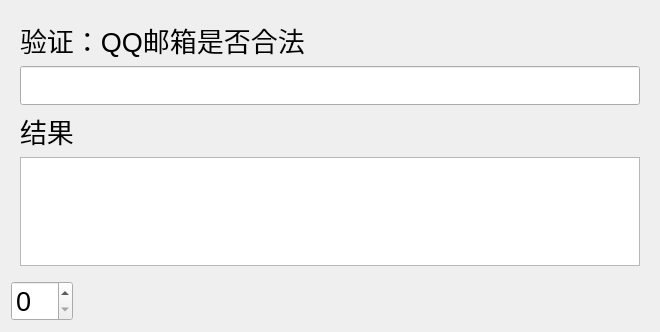
<?xml version="1.0" encoding="UTF-8"?>
<ui version="4.0">
 <class>Widget</class>
 <widget class="QWidget" name="Widget">
  <property name="geometry">
   <rect>
    <x>0</x>
    <y>0</y>
    <width>660</width>
    <height>320</height>
   </rect>
  </property>
  <property name="font">
   <font>
    <pointsize>20</pointsize>
   </font>
  </property>
  <property name="windowTitle">
   <string>Widget</string>
  </property>
  <layout class="QGridLayout" name="gridLayout">
   <item row="0" column="1" colspan="2">
    <widget class="QStackedWidget" name="stackedWidget">
     <widget class="QWidget" name="page1">
      <layout class="QVBoxLayout" name="verticalLayout">
       <item>
        <widget class="QLabel" name="label">
         <property name="text">
          <string>验证：QQ邮箱是否合法</string>
         </property>
        </widget>
       </item>
       <item>
        <widget class="QLineEdit" name="qqmail_input"/>
       </item>
       <item>
        <widget class="QLabel" name="label_2">
         <property name="text">
          <string>结果</string>
         </property>
        </widget>
       </item>
       <item>
        <widget class="QTextBrowser" name="qqmail_output"/>
       </item>
      </layout>
     </widget>
     <widget class="QWidget" name="page2">
      <layout class="QVBoxLayout" name="verticalLayout_2">
       <item>
        <widget class="QLabel" name="label_3">
         <property name="text">
          <string>从身份证获取出生年日和星座</string>
         </property>
        </widget>
       </item>
       <item>
        <widget class="QLineEdit" name="id_input"/>
       </item>
       <item>
        <widget class="QLabel" name="label_4">
         <property name="text">
          <string>结果</string>
         </property>
        </widget>
       </item>
       <item>
        <widget class="QTextBrowser" name="id_output"/>
       </item>
      </layout>
     </widget>
     <widget class="QWidget" name="page3">
      <layout class="QVBoxLayout" name="verticalLayout_3">
       <item>
        <widget class="QLabel" name="label_5">
         <property name="text">
          <string>去重文字</string>
         </property>
        </widget>
       </item>
       <item>
        <widget class="QTextEdit" name="textEdit"/>
       </item>
       <item>
        <widget class="QPushButton" name="run">
         <property name="text">
          <string>运行</string>
         </property>
        </widget>
       </item>
       <item>
        <widget class="QTextBrowser" name="text_result"/>
       </item>
      </layout>
     </widget>
    </widget>
   </item>
   <item row="1" column="1">
    <widget class="QSpinBox" name="spinBox"/>
   </item>
   <item row="1" column="2">
    <spacer name="horizontalSpacer">
     <property name="orientation">
      <enum>Qt::Horizontal</enum>
     </property>
     <property name="sizeHint" stdset="0">
      <size>
       <width>40</width>
       <height>20</height>
      </size>
     </property>
    </spacer>
   </item>
  </layout>
 </widget>
 <resources/>
 <connections>
  <connection>
   <sender>spinBox</sender>
   <signal>valueChanged(int)</signal>
   <receiver>stackedWidget</receiver>
   <slot>setCurrentIndex(int)</slot>
   <hints>
    <hint type="sourcelabel">
     <x>24</x>
     <y>295</y>
    </hint>
    <hint type="destinationlabel">
     <x>557</x>
     <y>8</y>
    </hint>
   </hints>
  </connection>
 </connections>
</ui>
